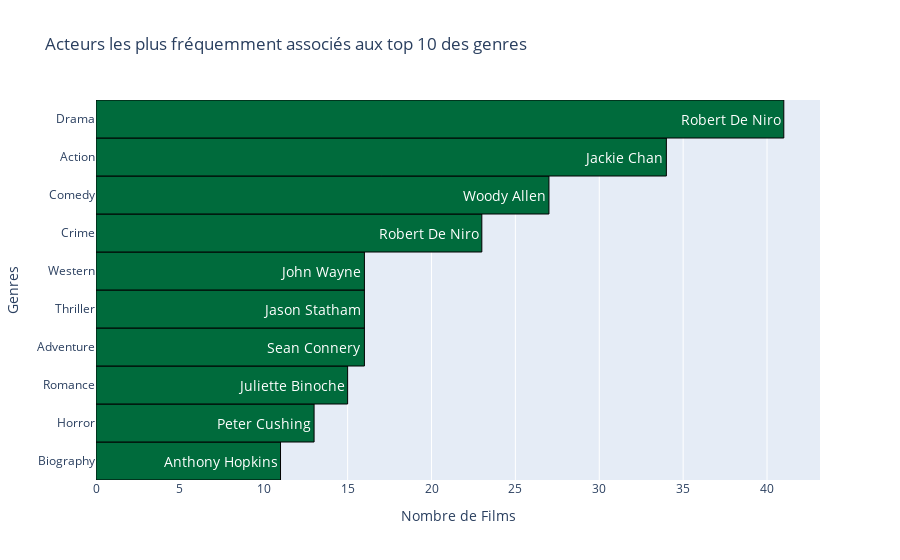

Here is the notebook cell this chart was saved with:
### Markdown cell above
- On veut afficher quels acteurs ont joué dans le plus de films pour chaque genre.

### Code cell
actors_by_genre = df.explode('titre_genres').groupby(['person_name', 'titre_genres']).size().reset_index(name='count')
top_actors_by_genre = actors_by_genre.sort_values('count', ascending=False).drop_duplicates('titre_genres')[:10][::-1]

# plt.figure(figsize=(20, 10))
# plt.barh(
#     top_actors_by_genre['titre_genres'],
#     top_actors_by_genre['count'],
#     color='#006b3c',
#     edgecolor = "black",
# )
# plt.xlabel('Nombre de Films')
# plt.ylabel('Genres')
# plt.title('Acteurs les plus fréquemment associés aux top 10 des genres')

# for i, (count, name) in enumerate(zip(
#     top_actors_by_genre['count'],
#     top_actors_by_genre['person_name'])):
#     plt.text(1, i, name, color='white', va='center', ha='left', fontweight='bold')


# plt.show()

fig = go.Figure(data=[
    go.Bar(
        x=top_actors_by_genre['count'],
        y=top_actors_by_genre['titre_genres'],
        orientation='h',
        marker=dict(
            color='#006b3c',
            line=dict(
                color='black',
                width=1
            )
        ),
        text=top_actors_by_genre['person_name'],
        textposition='auto',
        width=1,
        textfont=dict(
            size=14,
            color='white'
        )
    )
])

fig.update_layout(
    title='Acteurs les plus fréquemment associés aux top 10 des genres',
    xaxis_title='Nombre de Films',
    yaxis_title='Genres'
)

fig.show()

### Figure 1 — Plotly figure (JSON) as saved in the notebook; plotly's stock layout.template omitted (floating-point values rounded to 4 significant figures)
{"data": [{"marker": {"color": "#006b3c", "line": {"color": "black", "width": 1}}, "orientation": "h", "text": ["Anthony Hopkins", "Peter Cushing", "Juliette Binoche", "Sean Connery", "Jason Statham", "John Wayne", "Robert De Niro", "Woody Allen", "Jackie Chan", "Robert De Niro"], "textfont": {"color": "white", "size": 14}, "textposition": "auto", "type": "bar", "width": 1, "x": [11, 13, 15, 16, 16, 16, 23, 27, 34, 41], "y": ["Biography", "Horror", "Romance", "Adventure", "Thriller", "Western", "Crime", "Comedy", "Action", "Drama"]}], "layout": {"title": {"text": "Acteurs les plus fréquemment associés aux top 10 des genres"}, "xaxis": {"title": {"text": "Nombre de Films"}}, "yaxis": {"title": {"text": "Genres"}}}}
